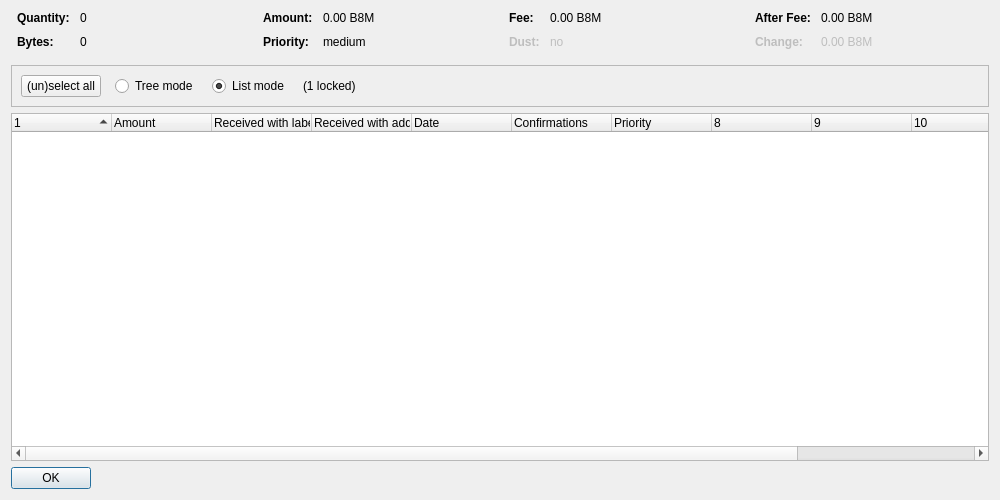
<?xml version="1.0" encoding="UTF-8"?>
<ui version="4.0">
 <class>CoinControlDialog</class>
 <widget class="QDialog" name="CoinControlDialog">
  <property name="geometry">
   <rect>
    <x>0</x>
    <y>0</y>
    <width>1000</width>
    <height>500</height>
   </rect>
  </property>
  <property name="windowTitle">
   <string>Coin Selection</string>
  </property>
  <layout class="QVBoxLayout" name="verticalLayout">
   <item>
    <layout class="QHBoxLayout" name="horizontalLayoutTop" stretch="0,0,0,0">
     <property name="topMargin">
      <number>0</number>
     </property>
     <property name="bottomMargin">
      <number>10</number>
     </property>
     <item>
      <layout class="QFormLayout" name="formLayoutCoinControl1">
       <property name="horizontalSpacing">
        <number>10</number>
       </property>
       <property name="verticalSpacing">
        <number>10</number>
       </property>
       <property name="leftMargin">
        <number>6</number>
       </property>
       <property name="rightMargin">
        <number>6</number>
       </property>
       <item row="0" column="0">
        <widget class="QLabel" name="labelCoinControlQuantityText">
         <property name="font">
          <font>
           <weight>75</weight>
           <bold>true</bold>
          </font>
         </property>
         <property name="text">
          <string>Quantity:</string>
         </property>
        </widget>
       </item>
       <item row="0" column="1">
        <widget class="QLabel" name="labelCoinControlQuantity">
         <property name="cursor">
          <cursorShape>IBeamCursor</cursorShape>
         </property>
         <property name="contextMenuPolicy">
          <enum>Qt::ActionsContextMenu</enum>
         </property>
         <property name="text">
          <string notr="true">0</string>
         </property>
         <property name="textInteractionFlags">
          <set>Qt::LinksAccessibleByMouse|Qt::TextSelectableByKeyboard|Qt::TextSelectableByMouse</set>
         </property>
        </widget>
       </item>
       <item row="1" column="0">
        <widget class="QLabel" name="labelCoinControlBytesText">
         <property name="font">
          <font>
           <weight>75</weight>
           <bold>true</bold>
          </font>
         </property>
         <property name="text">
          <string>Bytes:</string>
         </property>
        </widget>
       </item>
       <item row="1" column="1">
        <widget class="QLabel" name="labelCoinControlBytes">
         <property name="cursor">
          <cursorShape>IBeamCursor</cursorShape>
         </property>
         <property name="contextMenuPolicy">
          <enum>Qt::ActionsContextMenu</enum>
         </property>
         <property name="text">
          <string notr="true">0</string>
         </property>
         <property name="textInteractionFlags">
          <set>Qt::LinksAccessibleByMouse|Qt::TextSelectableByKeyboard|Qt::TextSelectableByMouse</set>
         </property>
        </widget>
       </item>
      </layout>
     </item>
     <item>
      <layout class="QFormLayout" name="formLayoutCoinControl2">
       <property name="horizontalSpacing">
        <number>10</number>
       </property>
       <property name="verticalSpacing">
        <number>10</number>
       </property>
       <property name="leftMargin">
        <number>6</number>
       </property>
       <property name="rightMargin">
        <number>6</number>
       </property>
       <item row="0" column="0">
        <widget class="QLabel" name="labelCoinControlAmountText">
         <property name="font">
          <font>
           <weight>75</weight>
           <bold>true</bold>
          </font>
         </property>
         <property name="text">
          <string>Amount:</string>
         </property>
        </widget>
       </item>
       <item row="0" column="1">
        <widget class="QLabel" name="labelCoinControlAmount">
         <property name="cursor">
          <cursorShape>IBeamCursor</cursorShape>
         </property>
         <property name="contextMenuPolicy">
          <enum>Qt::ActionsContextMenu</enum>
         </property>
         <property name="text">
          <string notr="true">0.00 B8M</string>
         </property>
         <property name="textInteractionFlags">
          <set>Qt::LinksAccessibleByMouse|Qt::TextSelectableByKeyboard|Qt::TextSelectableByMouse</set>
         </property>
        </widget>
       </item>
       <item row="1" column="0">
        <widget class="QLabel" name="labelCoinControlPriorityText">
         <property name="font">
          <font>
           <weight>75</weight>
           <bold>true</bold>
          </font>
         </property>
         <property name="text">
          <string>Priority:</string>
         </property>
        </widget>
       </item>
       <item row="1" column="1">
        <widget class="QLabel" name="labelCoinControlPriority">
         <property name="cursor">
          <cursorShape>IBeamCursor</cursorShape>
         </property>
         <property name="contextMenuPolicy">
          <enum>Qt::ActionsContextMenu</enum>
         </property>
         <property name="text">
          <string notr="true">medium</string>
         </property>
         <property name="textInteractionFlags">
          <set>Qt::LinksAccessibleByMouse|Qt::TextSelectableByKeyboard|Qt::TextSelectableByMouse</set>
         </property>
        </widget>
       </item>
      </layout>
     </item>
     <item>
      <layout class="QFormLayout" name="formLayoutCoinControl3">
       <property name="horizontalSpacing">
        <number>10</number>
       </property>
       <property name="verticalSpacing">
        <number>10</number>
       </property>
       <property name="leftMargin">
        <number>6</number>
       </property>
       <property name="rightMargin">
        <number>6</number>
       </property>
       <item row="0" column="0">
        <widget class="QLabel" name="labelCoinControlFeeText">
         <property name="font">
          <font>
           <weight>75</weight>
           <bold>true</bold>
          </font>
         </property>
         <property name="text">
          <string>Fee:</string>
         </property>
        </widget>
       </item>
       <item row="0" column="1">
        <widget class="QLabel" name="labelCoinControlFee">
         <property name="cursor">
          <cursorShape>IBeamCursor</cursorShape>
         </property>
         <property name="contextMenuPolicy">
          <enum>Qt::ActionsContextMenu</enum>
         </property>
         <property name="text">
          <string notr="true">0.00 B8M</string>
         </property>
         <property name="textInteractionFlags">
          <set>Qt::LinksAccessibleByMouse|Qt::TextSelectableByKeyboard|Qt::TextSelectableByMouse</set>
         </property>
        </widget>
       </item>
       <item row="1" column="0">
        <widget class="QLabel" name="labelCoinControlLowOutputText">
         <property name="enabled">
          <bool>false</bool>
         </property>
         <property name="font">
          <font>
           <weight>75</weight>
           <bold>true</bold>
          </font>
         </property>
         <property name="text">
          <string>Dust:</string>
         </property>
        </widget>
       </item>
       <item row="1" column="1">
        <widget class="QLabel" name="labelCoinControlLowOutput">
         <property name="enabled">
          <bool>false</bool>
         </property>
         <property name="cursor">
          <cursorShape>IBeamCursor</cursorShape>
         </property>
         <property name="contextMenuPolicy">
          <enum>Qt::ActionsContextMenu</enum>
         </property>
         <property name="text">
          <string notr="true">no</string>
         </property>
         <property name="textInteractionFlags">
          <set>Qt::LinksAccessibleByMouse|Qt::TextSelectableByKeyboard|Qt::TextSelectableByMouse</set>
         </property>
        </widget>
       </item>
      </layout>
     </item>
     <item>
      <layout class="QFormLayout" name="formLayoutCoinControl4">
       <property name="horizontalSpacing">
        <number>10</number>
       </property>
       <property name="verticalSpacing">
        <number>10</number>
       </property>
       <property name="leftMargin">
        <number>6</number>
       </property>
       <property name="rightMargin">
        <number>6</number>
       </property>
       <item row="0" column="0">
        <widget class="QLabel" name="labelCoinControlAfterFeeText">
         <property name="font">
          <font>
           <weight>75</weight>
           <bold>true</bold>
          </font>
         </property>
         <property name="text">
          <string>After Fee:</string>
         </property>
        </widget>
       </item>
       <item row="0" column="1">
        <widget class="QLabel" name="labelCoinControlAfterFee">
         <property name="cursor">
          <cursorShape>IBeamCursor</cursorShape>
         </property>
         <property name="contextMenuPolicy">
          <enum>Qt::ActionsContextMenu</enum>
         </property>
         <property name="text">
          <string notr="true">0.00 B8M</string>
         </property>
         <property name="textInteractionFlags">
          <set>Qt::LinksAccessibleByMouse|Qt::TextSelectableByKeyboard|Qt::TextSelectableByMouse</set>
         </property>
        </widget>
       </item>
       <item row="1" column="0">
        <widget class="QLabel" name="labelCoinControlChangeText">
         <property name="enabled">
          <bool>false</bool>
         </property>
         <property name="font">
          <font>
           <weight>75</weight>
           <bold>true</bold>
          </font>
         </property>
         <property name="text">
          <string>Change:</string>
         </property>
        </widget>
       </item>
       <item row="1" column="1">
        <widget class="QLabel" name="labelCoinControlChange">
         <property name="enabled">
          <bool>false</bool>
         </property>
         <property name="cursor">
          <cursorShape>IBeamCursor</cursorShape>
         </property>
         <property name="contextMenuPolicy">
          <enum>Qt::ActionsContextMenu</enum>
         </property>
         <property name="text">
          <string notr="true">0.00 B8M</string>
         </property>
         <property name="textInteractionFlags">
          <set>Qt::LinksAccessibleByMouse|Qt::TextSelectableByKeyboard|Qt::TextSelectableByMouse</set>
         </property>
        </widget>
       </item>
      </layout>
     </item>
    </layout>
   </item>
   <item>
    <widget class="QFrame" name="frame">
     <property name="minimumSize">
      <size>
       <width>0</width>
       <height>40</height>
      </size>
     </property>
     <property name="frameShape">
      <enum>QFrame::StyledPanel</enum>
     </property>
     <property name="frameShadow">
      <enum>QFrame::Sunken</enum>
     </property>
     <layout class="QHBoxLayout" name="horizontalLayout">
      <item>
       <layout class="QHBoxLayout" name="horizontalLayoutPanel" stretch="0,0,0,0,0">
        <property name="spacing">
         <number>14</number>
        </property>
        <item>
         <widget class="QPushButton" name="pushButtonSelectAll">
          <property name="sizePolicy">
           <sizepolicy hsizetype="Maximum" vsizetype="Fixed">
            <horstretch>0</horstretch>
            <verstretch>0</verstretch>
           </sizepolicy>
          </property>
          <property name="text">
           <string>(un)select all</string>
          </property>
          <property name="autoDefault">
           <bool>false</bool>
          </property>
         </widget>
        </item>
        <item>
         <widget class="QRadioButton" name="radioTreeMode">
          <property name="sizePolicy">
           <sizepolicy hsizetype="Maximum" vsizetype="Fixed">
            <horstretch>0</horstretch>
            <verstretch>0</verstretch>
           </sizepolicy>
          </property>
          <property name="text">
           <string>Tree mode</string>
          </property>
         </widget>
        </item>
        <item>
         <widget class="QRadioButton" name="radioListMode">
          <property name="sizePolicy">
           <sizepolicy hsizetype="Maximum" vsizetype="Fixed">
            <horstretch>0</horstretch>
            <verstretch>0</verstretch>
           </sizepolicy>
          </property>
          <property name="text">
           <string>List mode</string>
          </property>
          <property name="checked">
           <bool>true</bool>
          </property>
         </widget>
        </item>
        <item>
         <widget class="QLabel" name="labelLocked">
          <property name="text">
           <string notr="true">(1 locked)</string>
          </property>
         </widget>
        </item>
        <item>
         <spacer name="horizontalSpacer">
          <property name="orientation">
           <enum>Qt::Horizontal</enum>
          </property>
          <property name="sizeHint" stdset="0">
           <size>
            <width>40</width>
            <height>20</height>
           </size>
          </property>
         </spacer>
        </item>
       </layout>
      </item>
     </layout>
    </widget>
   </item>
   <item>
    <widget class="CoinControlTreeWidget" name="treeWidget">
     <property name="contextMenuPolicy">
      <enum>Qt::CustomContextMenu</enum>
     </property>
     <property name="sortingEnabled">
      <bool>false</bool>
     </property>
     <property name="columnCount">
      <number>12</number>
     </property>
     <attribute name="headerShowSortIndicator" stdset="0">
      <bool>true</bool>
     </attribute>
     <attribute name="headerStretchLastSection">
      <bool>false</bool>
     </attribute>
     <column>
      <property name="text">
       <string/>
      </property>
     </column>
     <column>
      <property name="text">
       <string>Amount</string>
      </property>
     </column>
     <column>
      <property name="text">
       <string>Received with label</string>
      </property>
     </column>
     <column>
      <property name="text">
       <string>Received with address</string>
      </property>
     </column>
     <column>
      <property name="text">
       <string>Date</string>
      </property>
     </column>
     <column>
      <property name="text">
       <string>Confirmations</string>
      </property>
      <property name="toolTip">
       <string>Confirmed</string>
      </property>
     </column>
     <column>
      <property name="text">
       <string>Priority</string>
      </property>
     </column>
     <column>
      <property name="text">
       <string/>
      </property>
     </column>
     <column>
      <property name="text">
       <string/>
      </property>
     </column>
     <column>
      <property name="text">
       <string/>
      </property>
     </column>
     <column>
      <property name="text">
       <string/>
      </property>
     </column>
     <column>
      <property name="text">
       <string/>
      </property>
     </column>
    </widget>
   </item>
   <item>
    <widget class="QDialogButtonBox" name="buttonBox">
     <property name="sizePolicy">
      <sizepolicy hsizetype="Maximum" vsizetype="Fixed">
       <horstretch>0</horstretch>
       <verstretch>0</verstretch>
      </sizepolicy>
     </property>
     <property name="orientation">
      <enum>Qt::Horizontal</enum>
     </property>
     <property name="standardButtons">
      <set>QDialogButtonBox::Ok</set>
     </property>
    </widget>
   </item>
  </layout>
 </widget>
 <customwidgets>
  <customwidget>
   <class>CoinControlTreeWidget</class>
   <extends>QTreeWidget</extends>
   <header>coincontroltreewidget.h</header>
  </customwidget>
 </customwidgets>
 <resources/>
 <connections/>
</ui>
